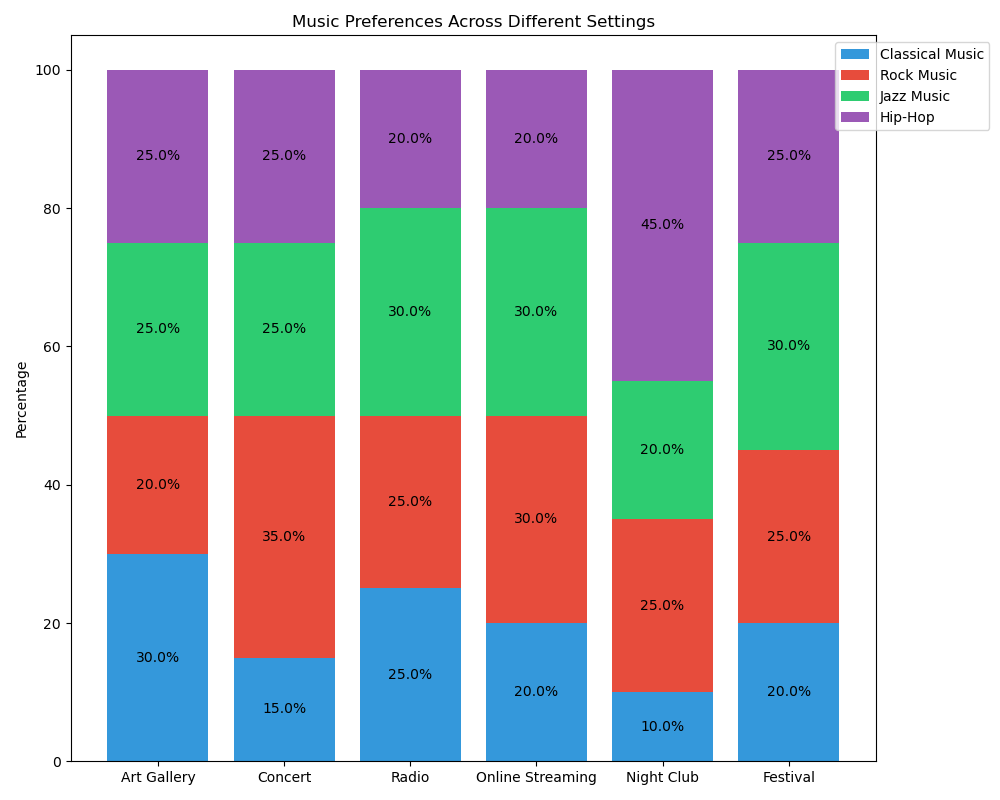

Reproduce this figure in Python.

import matplotlib.pyplot as plt
import pandas as pd
import seaborn as sns

data = [
    {'Category': 'Art Gallery', 'Classical Music': 30, 'Rock Music': 20, 'Jazz Music': 25, 'Hip-Hop': 25},
    {'Category': 'Concert', 'Classical Music': 15, 'Rock Music': 35, 'Jazz Music': 25, 'Hip-Hop': 25},
    {'Category': 'Radio', 'Classical Music': 25, 'Rock Music': 25, 'Jazz Music': 30, 'Hip-Hop': 20},
    {'Category': 'Online Streaming', 'Classical Music': 20, 'Rock Music': 30, 'Jazz Music': 30, 'Hip-Hop': 20},
    {'Category': 'Night Club', 'Classical Music': 10, 'Rock Music': 25, 'Jazz Music': 20, 'Hip-Hop': 45},
    {'Category': 'Festival', 'Classical Music': 20, 'Rock Music': 25, 'Jazz Music': 30, 'Hip-Hop': 25}
]

df = pd.DataFrame(data)
df.set_index('Category', inplace=True)

df_percentage = df.div(df.sum(axis=1), axis=0) * 100

fig, ax = plt.subplots(figsize=(10, 8))

bar_width = 0.8
categories = df_percentage.index
colors = ['#3498db', '#e74c3c', '#2ecc71', '#9b59b6']

bottom = [0] * len(df_percentage)

for i, col in enumerate(df.columns):
    ax.bar(categories, df_percentage[col], bar_width, label=col, color=colors[i], bottom=bottom)
    bottom = bottom + df_percentage[col].values

ax.set_ylabel('Percentage')
ax.set_title('Music Preferences Across Different Settings')
ax.legend(loc='upper right', bbox_to_anchor=(1.15, 1))

for p in ax.patches:
    width, height = p.get_width(), p.get_height()
    x, y = p.get_xy()
    if height > 0:
        ax.text(x + width / 2,
                y + height / 2,
                f"{height:.1f}%",
                ha='center',
                va='center')

plt.tight_layout()
plt.show()
